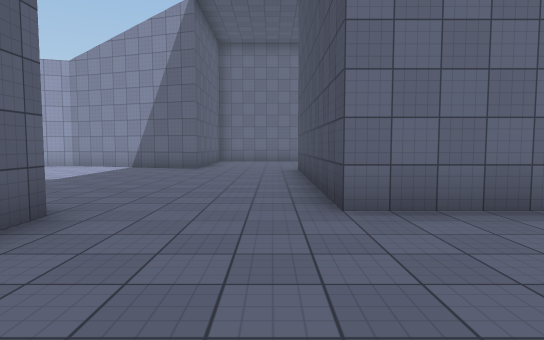
view 1 (above)

16 first-person views from a walk through a scene from a Unity 3-D project. The camera is 1.4 m above the floor, tilts 4° down and sees 75° across. The floor is counted in squares, 2 m on a side. Each view is taken from the middle of a square. On the plan, view 1 faces up. The plan holds only what a view shows up to about 11 squares ahead; the rest is blank. The place goes on beyond the plan. The player is left out. Surface patterns are stand-ins for the level's own textures.

view 2
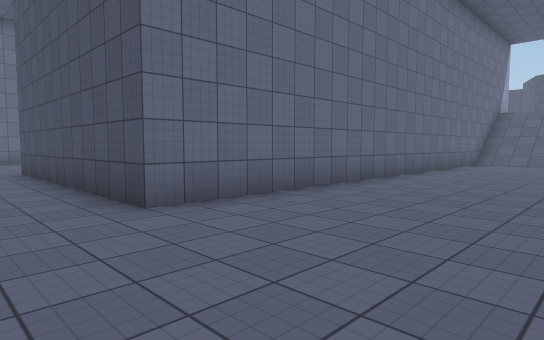

view 3
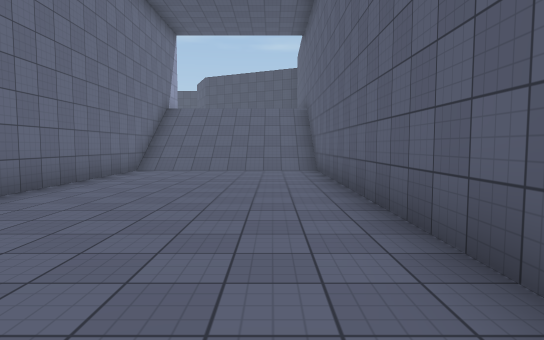

view 4
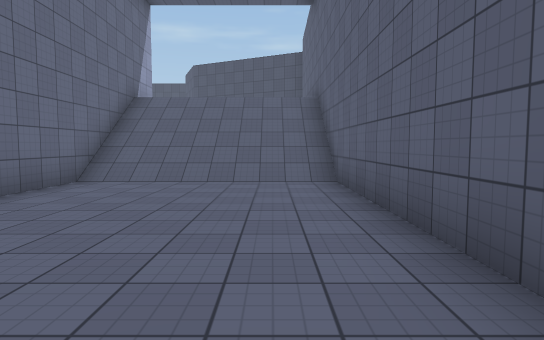

view 5
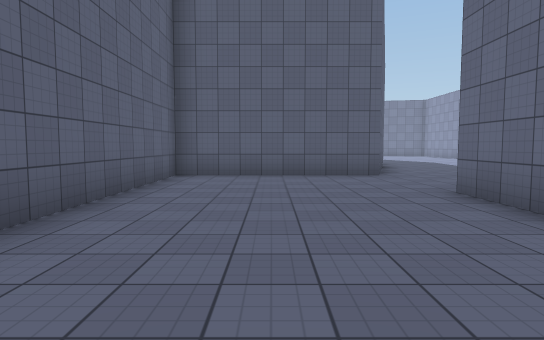

view 6
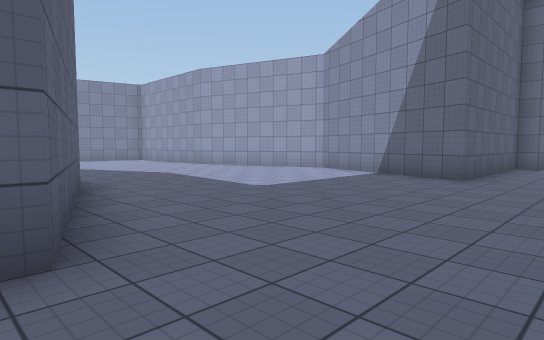

view 7
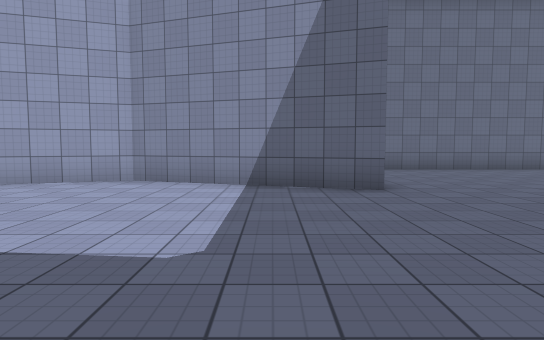

view 8
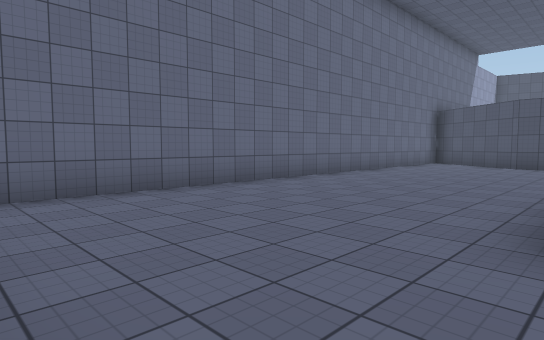

view 9
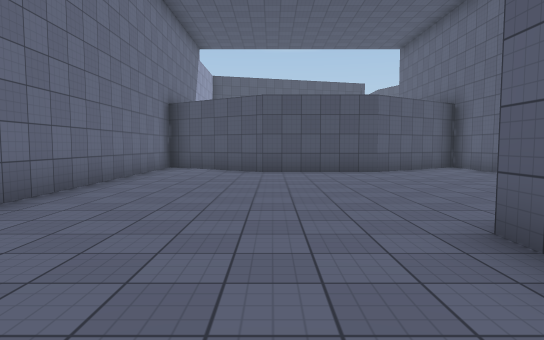

view 10
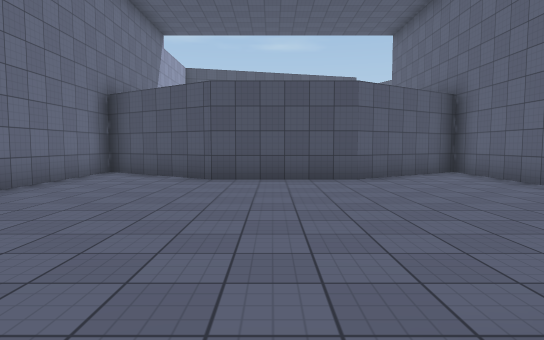

view 11
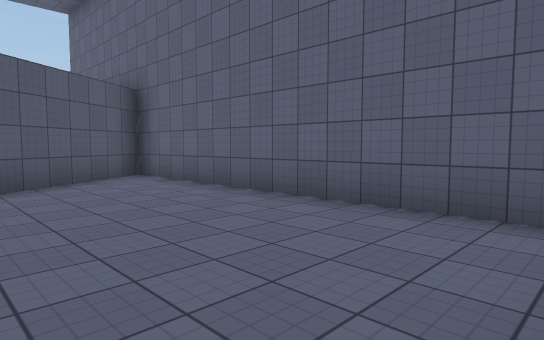

view 12
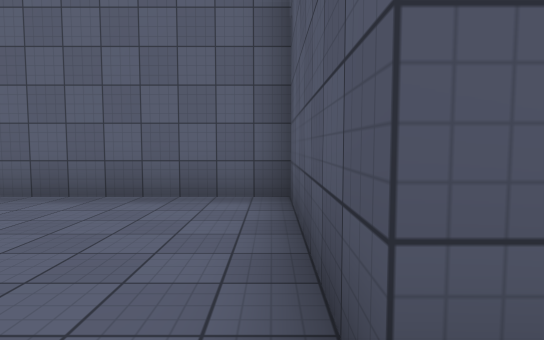

view 13
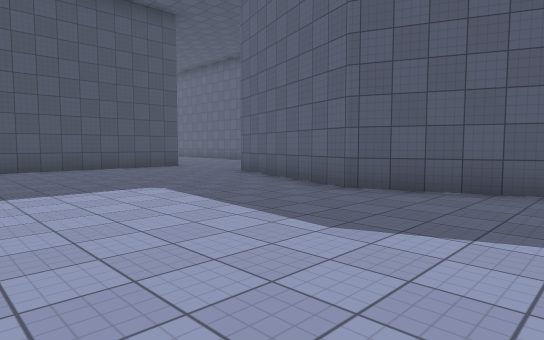

view 14
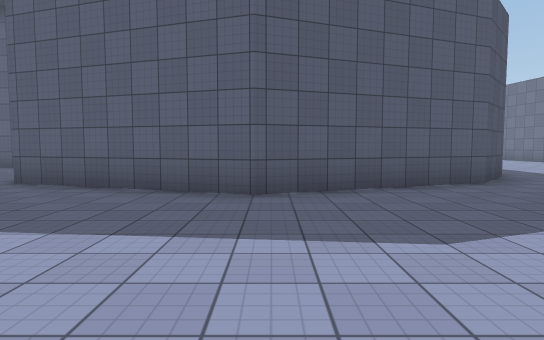

view 15
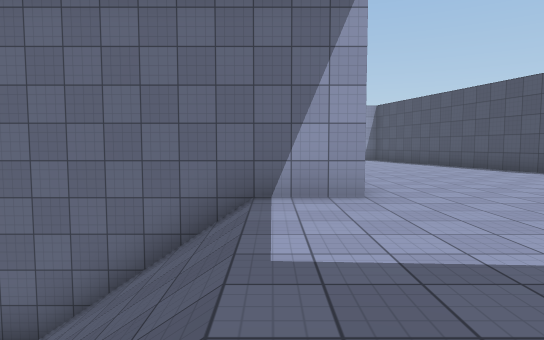

view 16
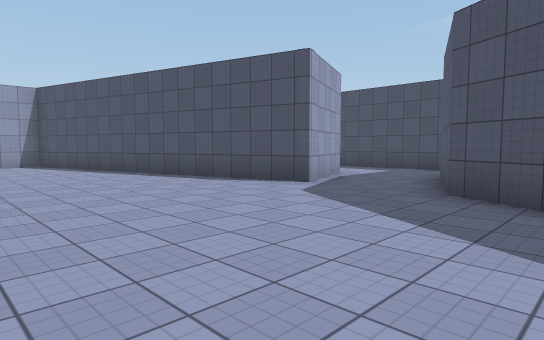

### Floor plan
Key: @ floor where view 1 was taken; # wall or solid block; . main floor; : floor 4 m higher than the main floor; / step, stairs or slope.
Columns run from 10 left of view 1 to 26 right of it. Each row starts with its distance up from view 1.
 16        ##################     ##
 15        #...............       :#
 14        #............./:       :##
 13        #............./        ::#
 12  #######............/        :::#
 11  .....##............/        :::##
 10 ...........###....../        ::::#
  9 ...........###....../:       ::::#
  8 ...........###.......#      :::::#
  7 ...........###......../     :::::###:
  6 ...........# ############## :::::::::
  5 ...........#  ############# :::::::::
  4 .######....#################::::::###
  3 ##    ##...............///:::::::##
  2        #...............///:::::::
  1        #...............///:::
  0        #..@............///::
 -1        #...............///:
 -2        #####################

Positions as (right, up) in squares from view 1, and headings:
1: (0, 0), facing up
2: (-1, 0), facing up-right
3: (3, 0), facing right
4: (6, 0), facing right
5: (6, 1), facing left
6: (0, 3), facing up-left
7: (-4, 5), facing up
8: (-2, 10), facing up-right
9: (1, 12), facing right
10: (3, 11), facing right
11: (4, 10), facing down-right
12: (4, 11), facing down
13: (-10, 10), facing down-right
14: (-7, 10), facing down
15: (16, -1), facing up
16: (18, 2), facing up-right
